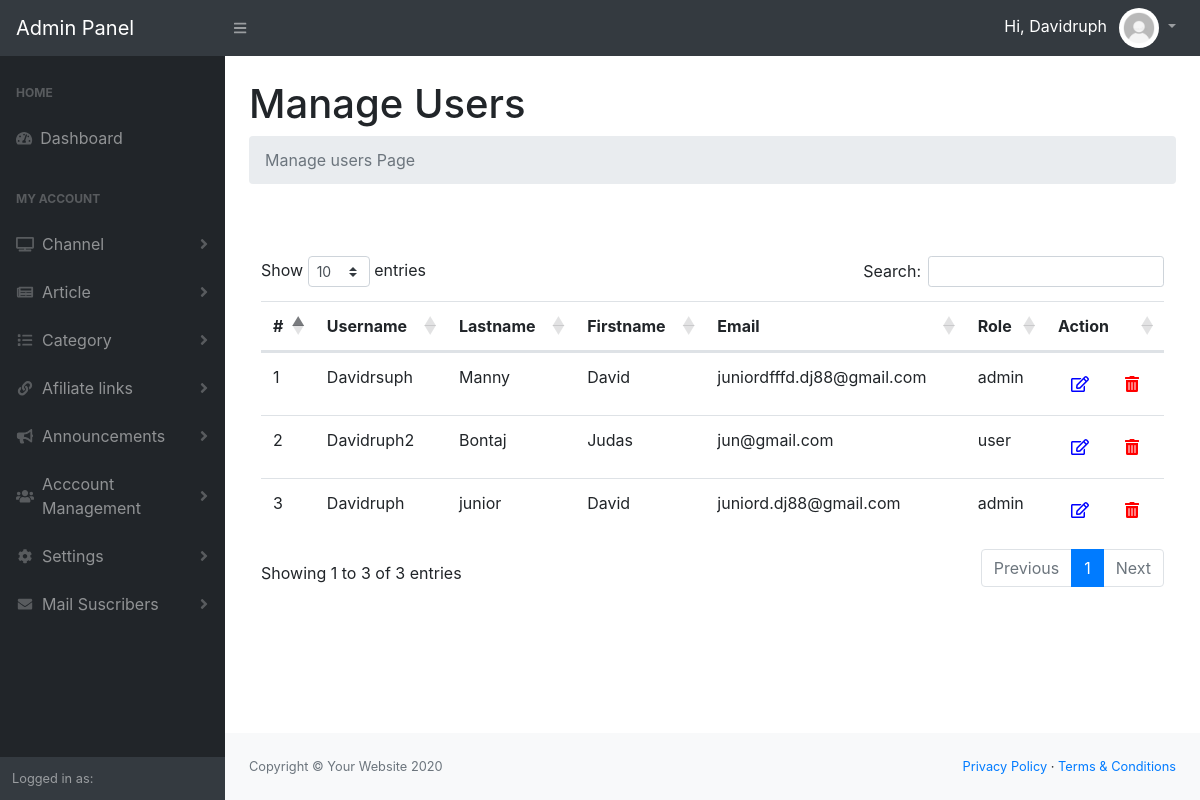
The app's page /admin/manage-users.php (signed in), older data.
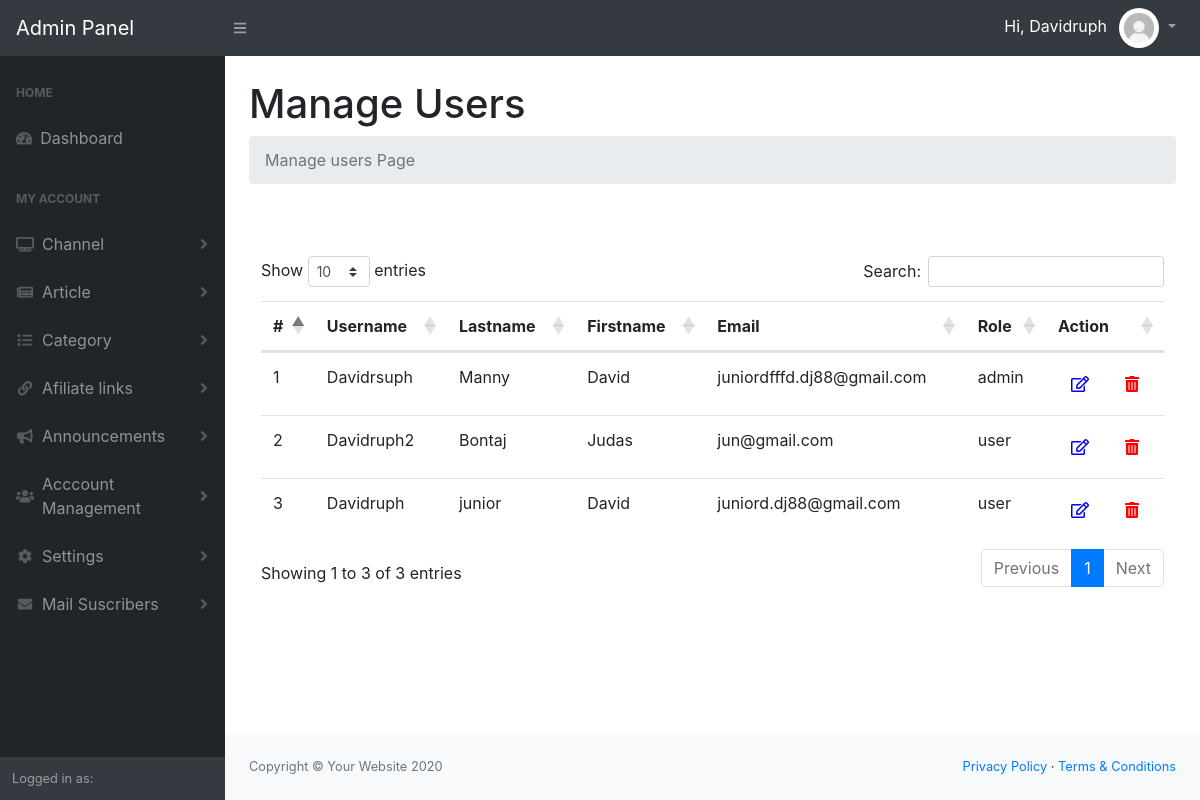
The same page, newer data.
### tables this page shows
CREATE TABLE IF NOT EXISTS `users` (
  `id` int(11) NOT NULL AUTO_INCREMENT,
  `username` varchar(255) NOT NULL,
  `lastname` varchar(255) NOT NULL,
  `firstname` varchar(255) NOT NULL,
  `email` varchar(255) NOT NULL,
  `password` varchar(255) NOT NULL,
  `verification_code` varchar(255) DEFAULT NULL,
  `verified_email` int(11) DEFAULT NULL,
  `registered_on` timestamp NOT NULL DEFAULT CURRENT_TIMESTAMP ON UPDATE CURRENT_TIMESTAMP,
  `role` varchar(200) DEFAULT NULL,
  `profile_image` varchar(255) DEFAULT NULL,
  PRIMARY KEY (`id`)
);

### admin/manage-users.php (the view, shortened to what this page needs)
<?php
require 'functions/dbconn.php';
$sql = 'SELECT * FROM users';
$statement = $connection->prepare($sql);
$statement->execute();
$users = $statement->fetchAll(PDO::FETCH_ASSOC);
?>
<?php
    include('include/header.php');
?>
<?php
    include('include/sidebar.php');
?>
<main>
    <div class="container-fluid">
        <h1 class="mt-4">Manage Users</h1>
        <ol class="breadcrumb mb-4">
            <li class="breadcrumb-item active">Manage users Page</li>
        </ol>
        <div class="col-md-12">
            <div class="demo-box m-t-20">
                <br>
                <br>
            <div class="table-responsive">
                <table class="table m-0 table-colored-bordered table-bordered-primary" id="dataTable">
                    <thead>
                        <tr>
                            <th>#</th>
                            <th>Username</th>
                            <th>Lastname</th>
                            <th>Firstname</th>
                            <th>Email</th>
                            <th>Role</th>
                            <th>Action</th>
                        </tr>
                    </thead>
                    <tbody>
                     <?php $counter = 0; foreach($users as $user): ?>
					<tr>
                        <td><?php echo ++$counter; ?></td>
                        <td><?php echo $user['username']; ?></td>
                        <td><?php echo $user['lastname']; ?></td>
                        <td><?php echo $user['firstname']; ?></td>
                        <td><?php echo $user['email']; ?></td>
                        <td><?php echo $user['role']; ?></td>
						<td style="display: inline-flex;">
              <form action="edit-users.php" method="post">
                  <button type="submit" name="btn_edit" class="btn" style="color: blue;"><i class="far fa-edit"></i></button>
              </form>
          <form action="manage-users.php" method="post">
              <button type="submit" name="delete_btn" class="btn " onclick="return confirm('Are you sure you want to delete this user?');" style="margin-left: 10px;color: red;"><i class="fas fa-trash-alt"></i></button>
          </form>
            </td>
					</tr>
          <?php endforeach; ?>
                    </tbody>
                </table>
                </div>
            </div>
        </div>
    </div>
</main>
<?php
    include('include/footer.php');
?>
<?php
    include('include/scripts.php');
?>

Row changes from the older to the newer data that the page shows:
changed users "Davidruph": role "admin" → "user"
